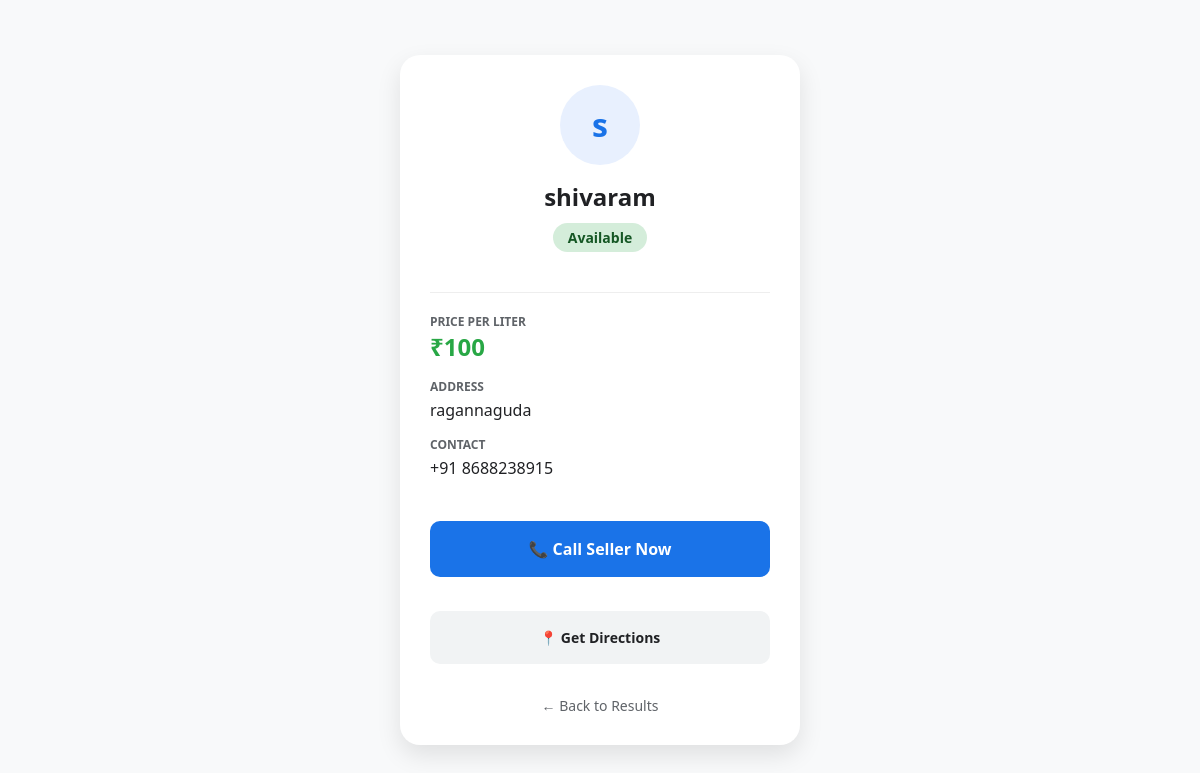
/profile/2, run on an earlier commit of the app's database.
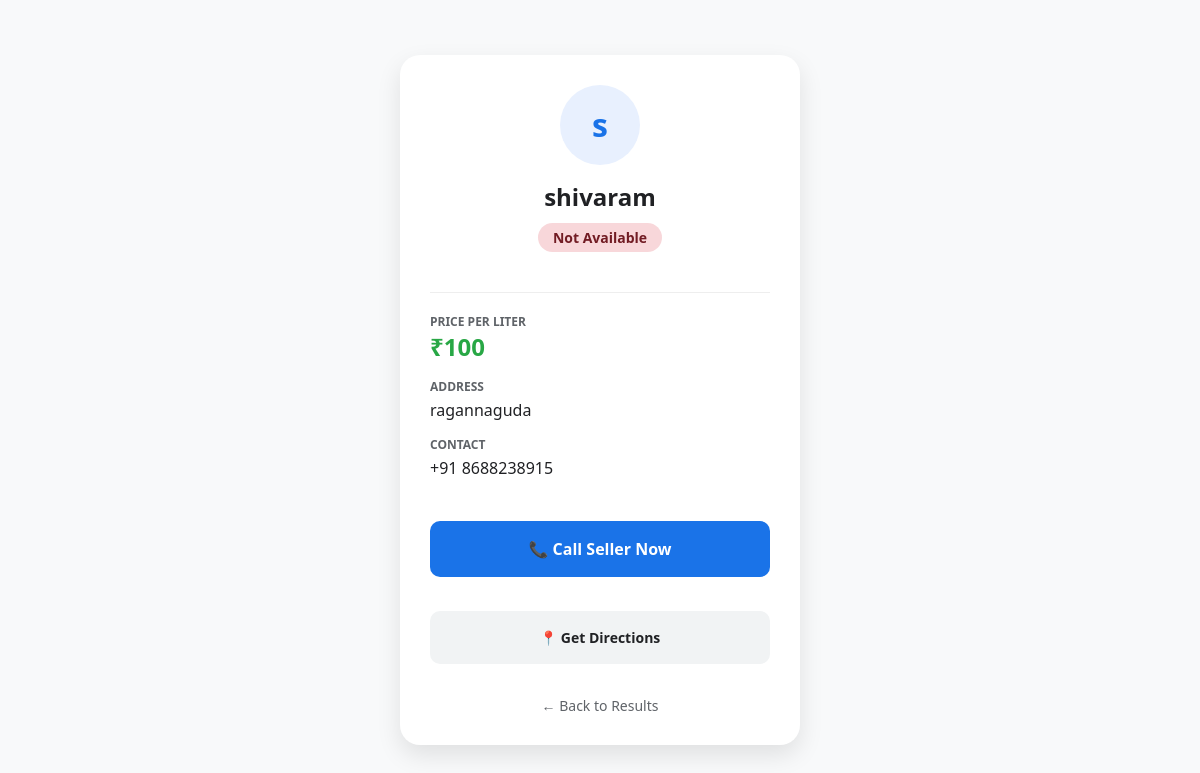
And on a later commit of the database.
### tables this page shows
CREATE TABLE sellers (
    id INTEGER PRIMARY KEY AUTOINCREMENT,
    name TEXT,
    address TEXT,
    phone TEXT,
    price TEXT,
    latitude REAL,
    longitude REAL,
    verified INTEGER DEFAULT 0,
    status TEXT DEFAULT 'unavailable'
);

### app.py (the view)
@app.route('/profile/<int:seller_id>')
def profile(seller_id):
    conn = get_db_connection()
    row = conn.execute("SELECT * FROM sellers WHERE id = ?", (seller_id,)).fetchone()
    conn.close()
    if row:
        s_obj = {
            "id": row[0], "name": row[1], "address": row[2], "phone": row[3],
            "price": row[4], "latitude": row[5], "longitude": row[6], "status": row[8]
        }
        return render_template('profile.html', s=s_obj)
    return "Seller Not Found", 404

### app.py (called while the page is built)
def get_db_connection():
    conn = sqlite3.connect('database.db')
    return conn

### templates/profile.html (shortened to what this page needs)
<!DOCTYPE html>
<html lang="en">
<head>
    <link rel="stylesheet" href="{{ url_for('static', filename='style.css') }}">
</head>
<body>
    <div class="profile-card">
        <div class="avatar">{{ s.name[0] }}</div>
        <h2>{{ s.name }}</h2>
        <div class="status-badge {% if s.status|lower == 'available' %}available{% else %}busy{% endif %}">
            {{ s.status }}
        </div>
        <div class="info-grid">
            <div class="info-item">
                <div class="label">Price per Liter</div>
                <div class="price">₹{{ s.price }}</div>
            </div>
            <div class="info-item">
                <div class="label">Address</div>
                <div class="value">{{ s.address }}</div>
            </div>
            <div class="info-item">
                <div class="label">Contact</div>
                <div class="value">+91 {{ s.phone }}</div>
            </div>
        </div>
        <div class="action-buttons">
            <a href="tel:{{ s.phone }}" class="btn btn-call">📞 Call Seller Now</a>
            <a href="https://www.google.com/maps/search/?api=1&query={{ s.latitude }},{{ s.longitude }}"
               target="_blank" class="btn btn-maps">
               📍 Get Directions
            </a>
        </div>
        <a href="javascript:history.back()" class="back-link">← Back to Results</a>
    </div>
</body>
</html>

### static/style.css (style rules this page uses)
*, *::before, *::after { box-sizing: border-box; }
:root { --primary: #2e7d32; --primary-hover: #236327; --secondary: #1a73e8; --secondary-hover: #1557b0; --bg: #f8f9fa; --text: #202124; --white: #ffffff; --border: #dddddd; --shadow: 0 4px 12px rgba(0,0,0,0.1); }
body { font-family: 'Segoe UI', Roboto, Helvetica, Arial, sans-serif; background-color: var(--bg); color: var(--text); margin: 0; padding: 20px; display: flex; flex-direction: column; align-items: center; justify-content: center; min-height: 100vh; }
h1, h2, h3 { color: var(--primary); margin-top: 0; margin-bottom: 20px; text-align: center; }
.btn { display: block; width: 100%; padding: 14px; margin: 12px 0; border: 2px solid transparent; border-radius: 8px; font-size: 16px; font-weight: 600; text-align: center; text-decoration: none; cursor: pointer; transition: all 0.2s ease; }
.back-link { display: block; text-align: center; margin-top: 10px; color: #5f6368; text-decoration: none; font-size: 14px; font-weight: 500; transition: color 0.2s; }

### templates/profile.html (style rules this page uses)
:root { --primary: #1a73e8; --success: #28a745; --dark: #202124; --gray: #5f6368; --bg: #f8f9fa; }
body { font-family: 'Segoe UI', Tahoma, Geneva, Verdana, sans-serif; background-color: var(--bg); margin: 0; display: flex; justify-content: center; align-items: center; min-height: 100vh; }
.profile-card { background: white; width: 90%; max-width: 400px; padding: 30px; border-radius: 20px; box-shadow: 0 10px 25px rgba(0,0,0,0.1); text-align: center; }
.avatar { width: 80px; height: 80px; background: #e8f0fe; color: var(--primary); font-size: 32px; line-height: 80px; border-radius: 50%; margin: 0 auto 15px; font-weight: bold; }
h2 { margin: 10px 0; color: var(--dark); }
.status-badge { display: inline-block; padding: 5px 15px; border-radius: 20px; font-size: 14px; font-weight: bold; margin-bottom: 20px; }
.busy { background: #f8d7da; color: #721c24; }
.info-grid { text-align: left; margin-top: 20px; border-top: 1px solid #eee; padding-top: 20px; }
.info-item { margin-bottom: 15px; }
.label { font-size: 12px; color: var(--gray); text-transform: uppercase; font-weight: bold; }
.value { font-size: 16px; color: var(--dark); margin-top: 4px; }
.price { font-size: 24px; color: var(--success); font-weight: bold; }
.action-buttons { margin-top: 30px; display: flex; flex-direction: column; gap: 10px; }
.btn { padding: 15px; border-radius: 10px; text-decoration: none; font-weight: bold; transition: 0.3s; }
.btn-call { background: var(--primary); color: white; }
.btn-maps { background: #f1f3f4; color: var(--dark); font-size: 14px; }
.back-link { margin-top: 20px; display: block; color: var(--gray); text-decoration: none; font-size: 14px; }

What changed in the data, as far as the page shows it:
changed sellers "shivaram": status "Available" → "Not Available"
